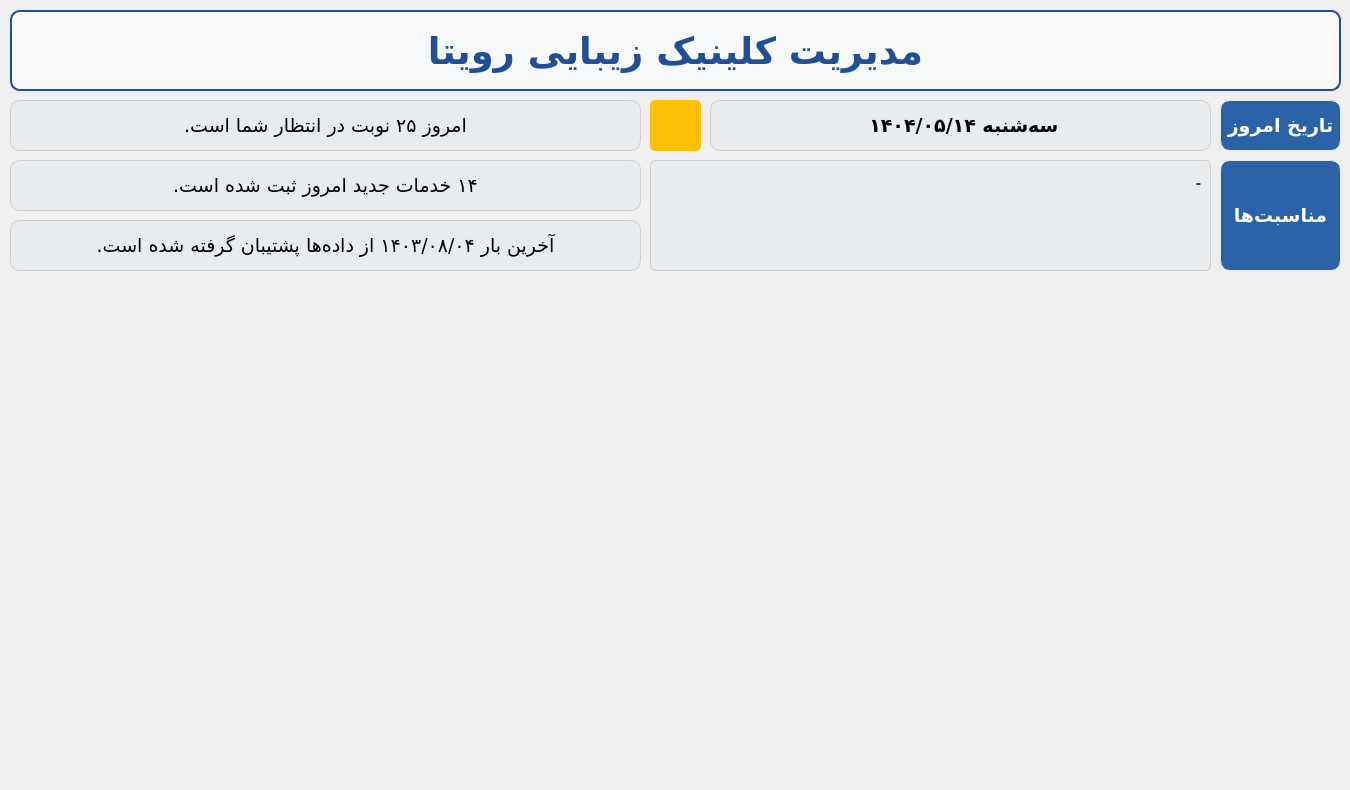
    <widget class="QWidget" name="tab_3">
     <attribute name="icon">
      <iconset resource="../../../../../Resources/resource.qrc">
       <normaloff>:/icons/home.png</normaloff>:/icons/home.png</iconset>
     </attribute>
     <attribute name="title">
      <string>صفحه اصلی</string>
     </attribute>
     <widget class="QLabel" name="latestBackupDate_lbl">
      <property name="geometry">
       <rect>
        <x>10</x>
        <y>220</y>
        <width>631</width>
        <height>51</height>
       </rect>
      </property>
      <property name="font">
       <font>
        <family>Vazirmatn Medium</family>
        <pointsize>14</pointsize>
        <weight>50</weight>
        <bold>false</bold>
       </font>
      </property>
      <property name="styleSheet">
       <string notr="true">border: 1px solid;
border-color: rgb(232, 232, 232);
background-color: rgb(233, 236, 239);
border-radius: 10px;
border-color: rgb(206, 206, 206); </string>
      </property>
      <property name="text">
       <string>آخرین بار ۱۴۰۳/۰۸/۰۴ از داده‌ها پشتیبان گرفته شده است.</string>
      </property>
      <property name="alignment">
       <set>Qt::AlignCenter</set>
      </property>
     </widget>
     <widget class="QLabel" name="patientFullName_lbl_10">
      <property name="geometry">
       <rect>
        <x>1220</x>
        <y>100</y>
        <width>121</width>
        <height>51</height>
       </rect>
      </property>
      <property name="font">
       <font>
        <family>Vazirmatn ExtraBold</family>
        <pointsize>14</pointsize>
        <weight>75</weight>
        <bold>true</bold>
       </font>
      </property>
      <property name="styleSheet">
       <string notr="true">border: 1px solid;
border-radius: 10px;
border-color: rgb(232, 232, 232);
color: rgb(255, 255, 255);
background-color: rgb(42, 98, 167);

</string>
      </property>
      <property name="text">
       <string>تاریخ امروز</string>
      </property>
      <property name="alignment">
       <set>Qt::AlignCenter</set>
      </property>
     </widget>
     <widget class="QPushButton" name="reloadDailyData_btn">
      <property name="geometry">
       <rect>
        <x>650</x>
        <y>100</y>
        <width>51</width>
        <height>51</height>
       </rect>
      </property>
      <property name="font">
       <font>
        <family>Vazirmatn</family>
        <pointsize>12</pointsize>
        <weight>75</weight>
        <bold>true</bold>
        <underline>false</underline>
        <strikeout>false</strikeout>
       </font>
      </property>
      <property name="layoutDirection">
       <enum>Qt::RightToLeft</enum>
      </property>
      <property name="styleSheet">
       <string notr="true">QPushButton {
    background-color: #ffc107; /* Bootstrap warning yellow */
    color: #212529; /* Dark text */
    border: none;
    border-radius: 5px; /* Rounded corners */
    text-align: center;
    text-decoration: none;
}

QPushButton:hover {
    background-color: #e0a800; /* Darker yellow on hover */
}

QPushButton:pressed {
    background-color: #c69500; /* Even darker yellow on press */
}
</string>
      </property>
      <property name="text">
       <string/>
      </property>
      <property name="icon">
       <iconset resource="../../../../../Resources/resource.qrc">
        <normaloff>:/icons/refresh-arrow.png</normaloff>:/icons/refresh-arrow.png</iconset>
      </property>
      <property name="iconSize">
       <size>
        <width>28</width>
        <height>28</height>
       </size>
      </property>
     </widget>
     <widget class="QLabel" name="dailyMedicalRecordsCount_lbl">
      <property name="geometry">
       <rect>
        <x>10</x>
        <y>160</y>
        <width>631</width>
        <height>51</height>
       </rect>
      </property>
      <property name="font">
       <font>
        <family>Vazirmatn Medium</family>
        <pointsize>14</pointsize>
        <weight>50</weight>
        <bold>false</bold>
       </font>
      </property>
      <property name="styleSheet">
       <string notr="true">border: 1px solid;
border-color: rgb(232, 232, 232);
background-color: rgb(233, 236, 239);
border-radius: 10px;
border-color: rgb(206, 206, 206); </string>
      </property>
      <property name="text">
       <string>۱۴ خدمات جدید امروز ثبت شده است.</string>
      </property>
      <property name="alignment">
       <set>Qt::AlignCenter</set>
      </property>
     </widget>
     <widget class="QTextEdit" name="dateEvents_txtedit">
      <property name="geometry">
       <rect>
        <x>650</x>
        <y>160</y>
        <width>561</width>
        <height>111</height>
       </rect>
      </property>
      <property name="font">
       <font>
        <family>Vazirmatn</family>
        <pointsize>12</pointsize>
        <weight>75</weight>
        <bold>true</bold>
       </font>
      </property>
      <property name="layoutDirection">
       <enum>Qt::RightToLeft</enum>
      </property>
      <property name="styleSheet">
       <string notr="true">/* Basic LineEdit styling */
QTextEdit {
	background-color: rgb(233, 236, 239);
    border: 1px solid;
	border-color: rgb(206, 206, 206); 
    border-radius: 5px; /* Rounded corners */
    color: #343a40; /* Dark grey text color */
    outline: none; /* Remove default outline */
	padding: 5px;
}


/* Focus effect */
QTextEdit:focus {

}

/* Disabled state */
QTextEdit:disabled {
    background-color: #e9ecef; /* Light grey background when disabled */
    color: #6c757d; /* Grey text color when disabled */
}

</string>
      </property>
      <property name="readOnly">
       <bool>true</bool>
      </property>
      <property name="html">
       <string>&lt;!DOCTYPE HTML PUBLIC &quot;-//W3C//DTD HTML 4.0//EN&quot; &quot;http://www.w3.org/TR/REC-html40/strict.dtd&quot;&gt;
&lt;html&gt;&lt;head&gt;&lt;meta name=&quot;qrichtext&quot; content=&quot;1&quot; /&gt;&lt;style type=&quot;text/css&quot;&gt;
p, li { white-space: pre-wrap; }
&lt;/style&gt;&lt;/head&gt;&lt;body style=&quot; font-family:'Vazirmatn'; font-size:12pt; font-weight:600; font-style:normal;&quot;&gt;
&lt;p dir='rtl' style=&quot; margin-top:0px; margin-bottom:0px; margin-left:0px; margin-right:0px; -qt-block-indent:0; text-indent:0px;&quot;&gt;-&lt;/p&gt;&lt;/body&gt;&lt;/html&gt;</string>
      </property>
     </widget>
     <widget class="QLabel" name="todayDate_lbl">
      <property name="geometry">
       <rect>
        <x>710</x>
        <y>100</y>
        <width>501</width>
        <height>51</height>
       </rect>
      </property>
      <property name="font">
       <font>
        <family>Vazirmatn</family>
        <pointsize>14</pointsize>
        <weight>75</weight>
        <bold>true</bold>
       </font>
      </property>
      <property name="styleSheet">
       <string notr="true">border: 1px solid;
border-color: rgb(232, 232, 232);
background-color: rgb(233, 236, 239);
border-radius: 10px;
border-color: rgb(206, 206, 206); </string>
      </property>
      <property name="text">
       <string>سه‌شنبه ۱۴۰۴/۰۵/۱۴ </string>
      </property>
      <property name="alignment">
       <set>Qt::AlignCenter</set>
      </property>
     </widget>
     <widget class="QLabel" name="dailyAppointmentsCount_lbl">
      <property name="geometry">
       <rect>
        <x>10</x>
        <y>100</y>
        <width>631</width>
        <height>51</height>
       </rect>
      </property>
      <property name="font">
       <font>
        <family>Vazirmatn Medium</family>
        <pointsize>14</pointsize>
        <weight>50</weight>
        <bold>false</bold>
       </font>
      </property>
      <property name="styleSheet">
       <string notr="true">border: 1px solid;
border-color: rgb(232, 232, 232);
background-color: rgb(233, 236, 239);
border-radius: 10px;
border-color: rgb(206, 206, 206); </string>
      </property>
      <property name="text">
       <string>امروز ۲۵ نوبت در انتظار شما است.</string>
      </property>
      <property name="alignment">
       <set>Qt::AlignCenter</set>
      </property>
     </widget>
     <widget class="QLabel" name="patientFullName_lbl_11">
      <property name="geometry">
       <rect>
        <x>1220</x>
        <y>160</y>
        <width>121</width>
        <height>111</height>
       </rect>
      </property>
      <property name="font">
       <font>
        <family>Vazirmatn ExtraBold</family>
        <pointsize>14</pointsize>
        <weight>75</weight>
        <bold>true</bold>
       </font>
      </property>
      <property name="styleSheet">
       <string notr="true">border: 1px solid;
border-radius: 10px;
border-color: rgb(232, 232, 232);
color: rgb(255, 255, 255);
background-color: rgb(42, 98, 167);

</string>
      </property>
      <property name="text">
       <string>مناسبت‌ها</string>
      </property>
      <property name="alignment">
       <set>Qt::AlignCenter</set>
      </property>
     </widget>
     <widget class="QLabel" name="label_4">
      <property name="geometry">
       <rect>
        <x>10</x>
        <y>10</y>
        <width>1331</width>
        <height>81</height>
       </rect>
      </property>
      <property name="font">
       <font>
        <family>Vazirmatn</family>
        <pointsize>28</pointsize>
        <weight>75</weight>
        <bold>true</bold>
       </font>
      </property>
      <property name="layoutDirection">
       <enum>Qt::RightToLeft</enum>
      </property>
      <property name="autoFillBackground">
       <bool>false</bool>
      </property>
      <property name="styleSheet">
       <string notr="true">/* Basic styling for the company name label */
QLabel {
	color: rgb(33, 79, 149);
    
    padding: 10px; /* Padding around the text */
    border: 2px solid  rgb(33, 79, 149); /* Optional: Border with the same blue color */
    border-radius: 10px; /* Rounded corners */
    background-color: #f8f9fa; /* Light grey background to make it stand out */
    text-align: center; /* Center-align the text */
}

/* Hover effect */
QLabe:hover {
    color: #0056b3; /* Darker blue on hover */
    border-color: #0056b3; /* Match border color on hover */
}
</string>
      </property>
      <property name="text">
       <string>مدیریت کلینیک زیبایی رویتا</string>
      </property>
      <property name="alignment">
       <set>Qt::AlignCenter</set>
      </property>
     </widget>
     <widget class="QLabel" name="image_lbl">
      <property name="geometry">
       <rect>
        <x>390</x>
        <y>280</y>
        <width>521</width>
        <height>501</height>
       </rect>
      </property>
      <property name="frameShape">
       <enum>QFrame::NoFrame</enum>
      </property>
      <property name="text">
       <string/>
      </property>
      <property name="pixmap">
       <pixmap resource="../../../../../Resources/resource.qrc">:/icons/45542.png</pixmap>
      </property>
      <property name="scaledContents">
       <bool>true</bool>
      </property>
      <property name="alignment">
       <set>Qt::AlignCenter</set>
      </property>
      <property name="wordWrap">
       <bool>false</bool>
      </property>
     </widget>
    </widget>
